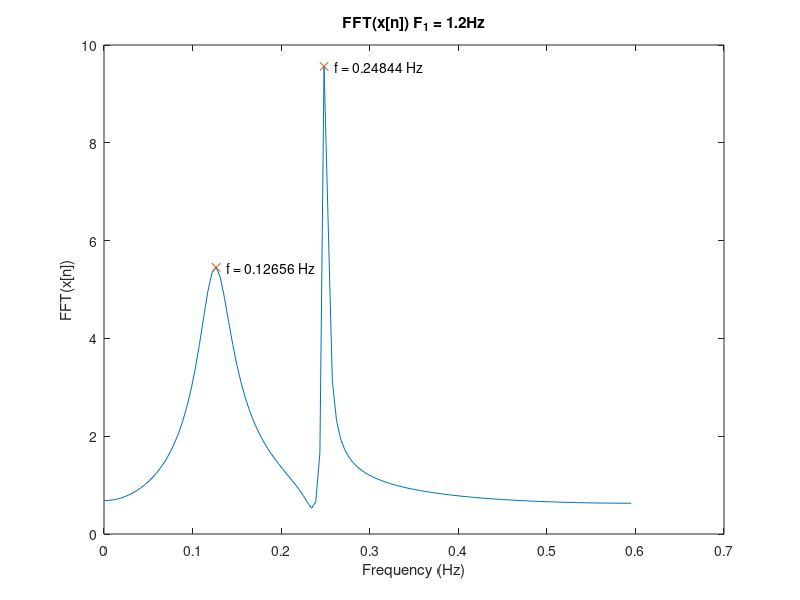
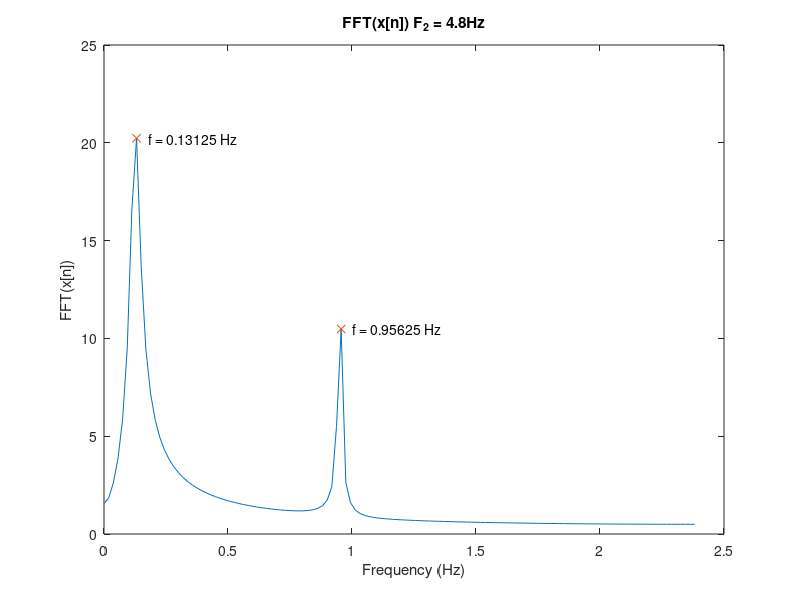

Source code (MATLAB) for these figures, in order:
clear;
close all;

a = 0.12;
Omega_1 = 0.25 * pi;
Omega_2 = 1.9 * pi;
F_1 = 1.2;
F_2 = 4.8;

sample = 0:255;
N = length(sample);

T_1 = 1 / F_1;
T_2 = 1 / F_2;

t_1 = T_1 * sample;
x_1 = exp(-a * t_1) .* cos(Omega_1 * t_1) + 0.1 * sin(Omega_2 * t_1);

t_2 = T_2 * sample;
x_2 = exp(-a * t_2) .* cos(Omega_1 * t_2) + 0.1 * sin(Omega_2 * t_2);

X_1 = fft(x_1);
X_1 = fftshift(X_1);
X_1 = X_1(N/2+1:N);
X_1 = abs(X_1);
f = (N/2:N-1) * F_1 / N - F_1 / 2;
plot(f, X_1);
xlabel('Frequency (Hz)');
ylabel('FFT(x[n])');
title('FFT(x[n]) F_1 = 1.2Hz');

% peaks
pos = find(diff(sign(diff(X_1)))<0) + 1;
for index=pos
	text(f(index) + 0.02 * max(f), X_1(index), ['f = ' num2str(f(index)) ' Hz']);
end
hold on;
plot(f(pos), X_1(pos), 'x');

X_2 = fft(x_2);
X_2 = fftshift(X_2);
X_2 = X_2(N/2+1:N);
X_2 = abs(X_2);
f = (N/2:N-1) * F_2 / N - F_2 / 2;
figure;
plot(f, X_2);
xlabel('Frequency (Hz)');
ylabel('FFT(x[n])');
title('FFT(x[n]) F_2 = 4.8Hz');

% peaks
pos = find(diff(sign(diff(X_2)))<0) + 1;
for index=pos
	text(f(index) + 0.02 * max(f), X_2(index), ['f = ' num2str(f(index)) ' Hz']);
end
hold on;
plot(f(pos), X_2(pos), 'x');
